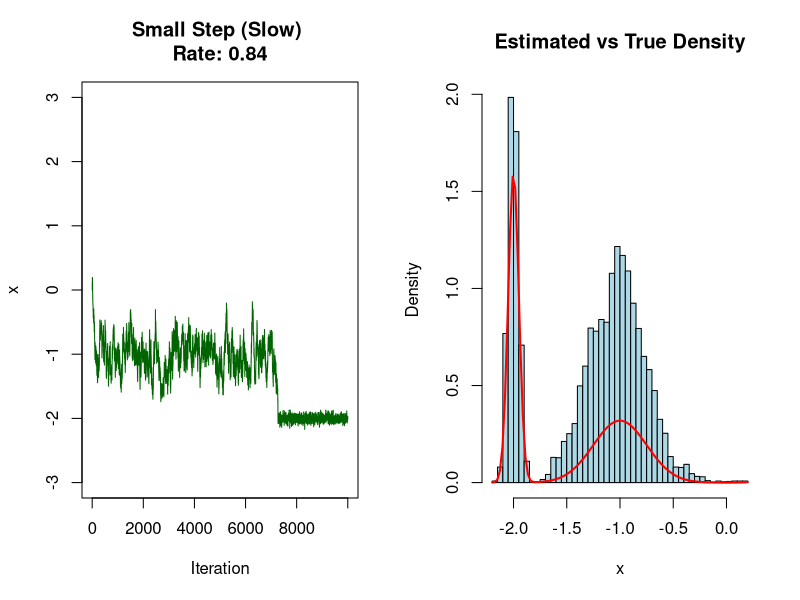
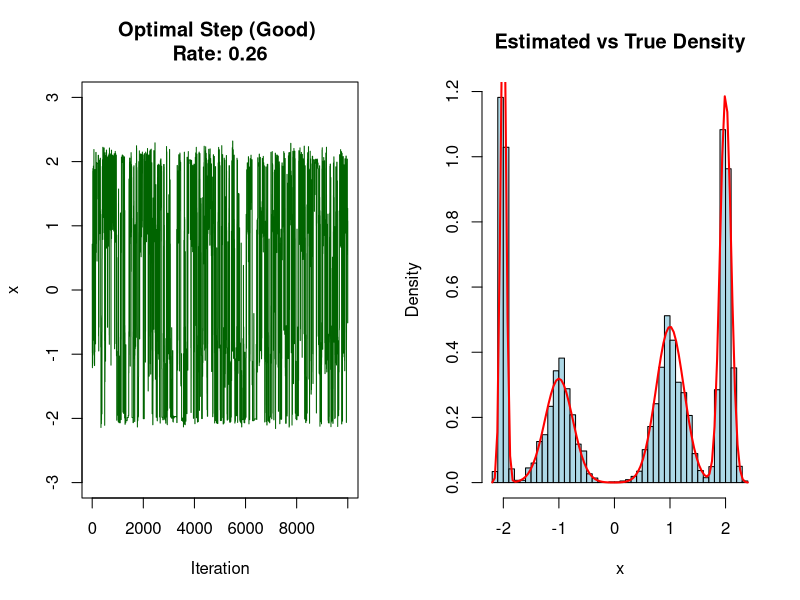
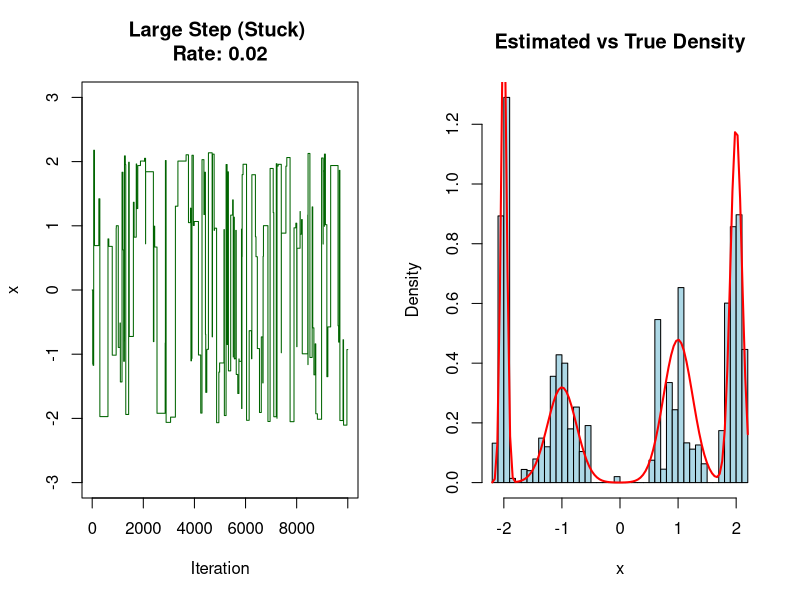
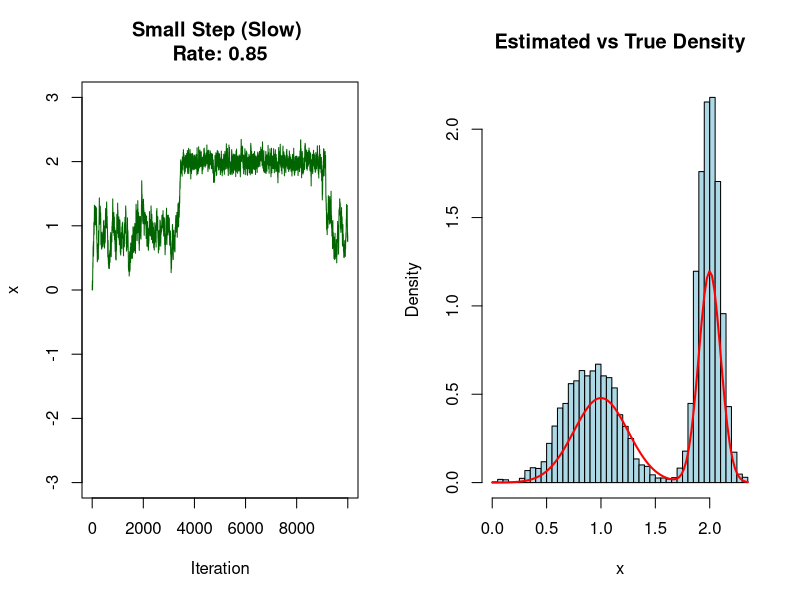
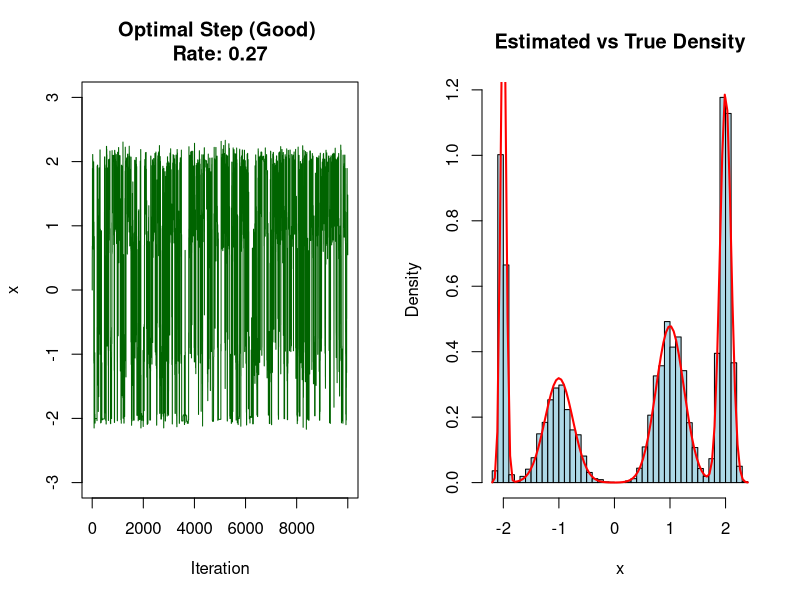
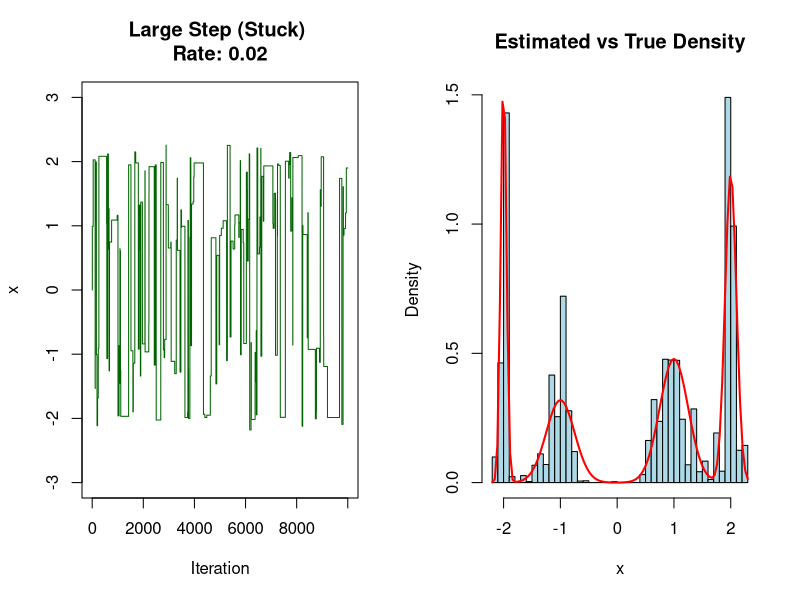

These charts were generated, in order, by the following R code:
# Metropolis-Hastings for Mixture of Gaussian Target Distribution 
target_density = function(x)
{
  mu1 = -2; mu2 = -1; mu3 = 1; mu4 = 2
  sigma1 = 0.05; sigma2 = 0.25; sigma3 = 0.25; sigma4 = 0.1
  density_val = 0.2 * dnorm(x, mean=mu1, sd=sigma1) + 
    0.2 * dnorm(x, mean=mu2, sd=sigma2) + 
    0.3 * dnorm(x, mean=mu3, sd=sigma3) + 
    0.3 * dnorm(x, mean=mu4, sd=sigma4) 
  return(density_val)
}

# 1. Uniform density proposal
metropolis_hastings = function(n, initial_state, step_size){
  samples = numeric(n)
  samples[1] = initial_state
  
  current_x = initial_state
  accepted_count = 0
  
  for (i in 2:n){
    # Using uniform proposal
    noise = runif(1, min = -step_size, max = step_size)
    proposed_x = current_x + noise
    
    # Calculate Acceptance Probability (alpha)
    # Proposal is symmetric, so q(x|y) cancels out
    ratio = target_density(proposed_x) / target_density(current_x)
    alpha = min(1, ratio)
    
    if(runif(1) < alpha){
      current_x = proposed_x
      accepted_count = accepted_count + 1
    } 
    samples[i] = current_x
  }
  
  # Acceptance rate
  acc_rate = accepted_count / (n - 1)

  return(list(chain = samples, rate = acc_rate))
}


##########################################
# 2. Using Normal Distribution proposal centered at current_x
metropolis_hastings_gaussian = function(n, initial_state, step_size){
  samples = numeric(n)
  samples[1] = initial_state
  
  current_x =initial_state
  accepted_count = 0
  
  for (i in 2:n) {
    proposed_x = rnorm(1, mean = current_x, sd = step_size)
    
    ratio = target_density(proposed_x) / target_density(current_x)
    alpha = min(1, ratio)
    
    if (runif(1) < alpha) {
      current_x = proposed_x     
      accepted_count = accepted_count + 1
    }
    samples[i] <- current_x
  }
  
  acc_rate <- accepted_count / (n- 1)
  return(list(chain = samples, rate = acc_rate))
}

##########################################
# Visualization


n_iter = 10000
par(mfrow = c(1, 2))
# Analysis for different step sizes
step_sizes = c(0.1, 2.0, 50.0) 
titles = c("Small Step (Slow)", "Optimal Step (Good)", "Large Step (Stuck)")

# Uniform proposal
for (i in 1:3) {
  res = metropolis_hastings(n = n_iter, initial_state = 0, step_size = step_sizes[i])
  plot(res$chain, type = "l", col = "darkgreen", 
       main = paste(titles[i], "\nRate:", round(res$rate, 2)),
       ylab = "x", xlab = "Iteration", ylim = c(-3, 3))
  hist(res$chain, probability = TRUE, col = "lightblue", 
       breaks = 40, main = "Estimated vs True Density", xlab = "x")
  curve(target_density(x), col = "red", lwd = 2, add = TRUE)
}

# Gaussian Proposal
for (i in 1:3) {
  res = metropolis_hastings(n = n_iter, initial_state = 0, step_size = step_sizes[i])
  plot(res$chain, type = "l", col = "darkgreen", 
       main = paste(titles[i], "\nRate:", round(res$rate, 2)),
       ylab = "x", xlab = "Iteration", ylim = c(-3, 3))
  hist(res$chain, probability = TRUE, col = "lightblue", 
       breaks = 40, main = "Estimated vs True Density", xlab = "x")
  curve(target_density(x), col = "red", lwd = 2, add = TRUE)
}

############################################
